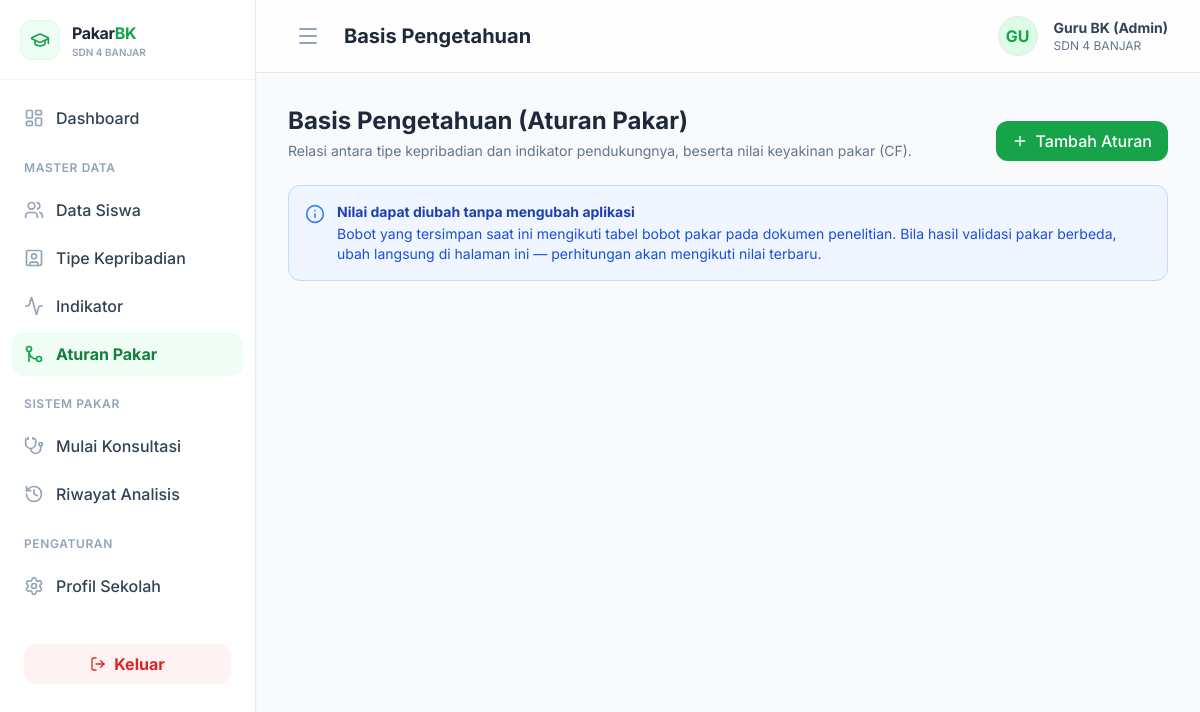
/index.php?page=aturan (signed in), run on an earlier commit of the app's database.
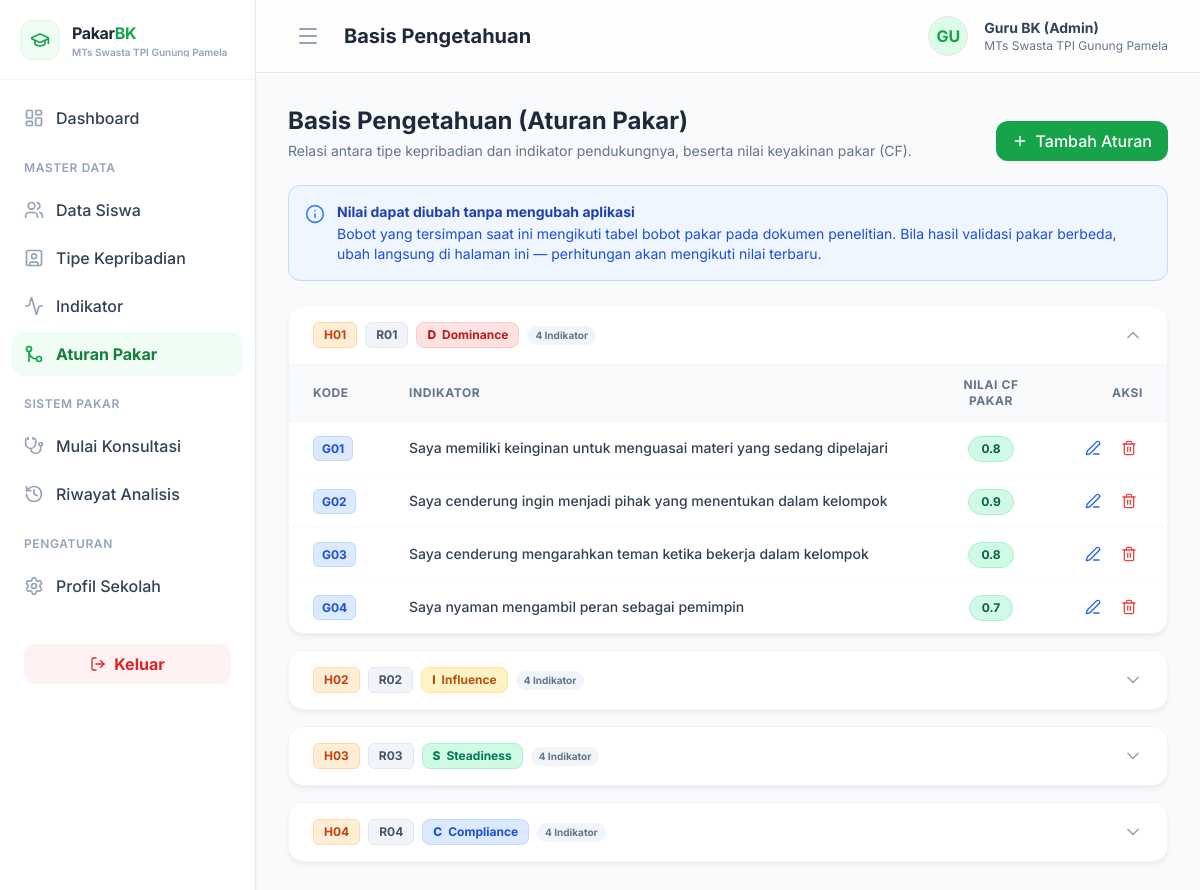
And on a later commit of the database.
### tables this page shows
CREATE TABLE `kepribadian` (
  `id_kepribadian` int NOT NULL AUTO_INCREMENT,
  `kode`           varchar(5)  NOT NULL,
  `kode_rule`      varchar(5)  NOT NULL,
  `tipe`           enum('D','I','S','C') NOT NULL,
  `nama`           varchar(50) NOT NULL,
  `deskripsi`      text,
  `rekomendasi`    text,
  PRIMARY KEY (`id_kepribadian`),
  UNIQUE KEY `kode` (`kode`),
  UNIQUE KEY `kode_rule` (`kode_rule`),
  UNIQUE KEY `tipe` (`tipe`)
);

CREATE TABLE `aturan` (
  `id_aturan`      int NOT NULL AUTO_INCREMENT,
  `id_kepribadian` int   NOT NULL,
  `id_gejala`      int   NOT NULL,
  `nilai_cf`       float NOT NULL,
  PRIMARY KEY (`id_aturan`),
  UNIQUE KEY `relasi_unik` (`id_kepribadian`,`id_gejala`),
  KEY `id_gejala` (`id_gejala`),
  CONSTRAINT `aturan_ibfk_1` FOREIGN KEY (`id_kepribadian`) REFERENCES `kepribadian` (`id_kepribadian`) ON DELETE CASCADE,
  CONSTRAINT `aturan_ibfk_2` FOREIGN KEY (`id_gejala`)      REFERENCES `gejala` (`id_gejala`)           ON DELETE CASCADE
);

CREATE TABLE `gejala` (
  `id_gejala`   int NOT NULL AUTO_INCREMENT,
  `kode_gejala` varchar(10)  NOT NULL,
  `nama_gejala` varchar(255) NOT NULL,
  PRIMARY KEY (`id_gejala`),
  UNIQUE KEY `kode_gejala` (`kode_gejala`)
);

### config/koneksi.php (called while the page is built, shortened)
<?php
spl_autoload_register(function ($class_name) {
    $file = __DIR__ . '/../models/' . $class_name . '.php';
});

### models/Kepribadian.php (called while the page is built, shortened)
<?php
class Kepribadian
{
    private $db;
    public function __construct($db)
    {
        $this->db = $db;
    }
    public function getAllKepribadian()
    {
        $stmt = $this->db->prepare("SELECT * FROM kepribadian ORDER BY kode ASC");
        $stmt->execute();
        return $stmt->fetchAll();
    }
}

### models/Aturan.php (called while the page is built, shortened)
<?php
class Aturan
{
    private $db;
    public function __construct($db)
    {
        $this->db = $db;
    }
    public function getAturanByKepribadian($id_kepribadian)
    {
        $stmt = $this->db->prepare("
            SELECT a.*, g.kode_gejala, g.nama_gejala
              FROM aturan a
              JOIN gejala g ON a.id_gejala = g.id_gejala
             WHERE a.id_kepribadian = :id_kepribadian
             ORDER BY g.kode_gejala ASC
        ");
        $stmt->bindParam(':id_kepribadian', $id_kepribadian);
        $stmt->execute();
        return $stmt->fetchAll();
    }
}

### pages/master/aturan.php (the view, shortened to what the changed rows need)
<?php
$kepribadianModel = new Kepribadian($db);
$aturanModel      = new Aturan($db);
$dataKepribadian = $kepribadianModel->getAllKepribadian();
$warnaTipe = [
    'D' => 'bg-red-100 text-red-700 border-red-200',
    'I' => 'bg-amber-100 text-amber-700 border-amber-200',
    'S' => 'bg-emerald-100 text-emerald-700 border-emerald-200',
    'C' => 'bg-blue-100 text-blue-700 border-blue-200',
];
?>
<div class="mb-6 flex flex-col md:flex-row md:justify-between md:items-end gap-4">
    <div>
        <h2 class="text-2xl font-bold text-slate-800">Basis Pengetahuan (Aturan Pakar)</h2>
    </div>
</div>
<div class="space-y-4 mb-10">
    <?php foreach($dataKepribadian as $index => $k):
        $id_kepribadian = $k['id_kepribadian'];
        $dataAturan     = $aturanModel->getAturanByKepribadian($id_kepribadian);
        $isOpen         = ($index === 0) ? 'true' : 'false';
        $cls            = $warnaTipe[$k['tipe']] ?? 'bg-slate-100 text-slate-700 border-slate-200';
    ?>
    <div class="card overflow-hidden" data-accordion>
        <button type="button" class="w-full text-left bg-white hover:bg-slate-50 px-6 py-4 flex justify-between items-center focus:outline-none transition-colors" onclick="toggleAccordion('acc-<?= $id_kepribadian ?>', this)">
            <h3 class="font-bold text-slate-800 flex items-center flex-wrap gap-2">
                <span class="bg-orange-100 text-orange-700 px-2.5 py-1 rounded-md text-xs border border-orange-200"><?= htmlspecialchars($k['kode']) ?></span>
                <span class="bg-slate-100 text-slate-600 px-2.5 py-1 rounded-md text-xs border border-slate-200"><?= htmlspecialchars($k['kode_rule']) ?></span>
                <span class="inline-flex items-center gap-1.5 px-2.5 py-1 rounded-lg text-xs font-bold border <?= $cls ?>">
                    <span class="font-extrabold"><?= htmlspecialchars($k['tipe']) ?></span> <?= htmlspecialchars($k['nama']) ?>
                </span>
                <span class="px-2 py-0.5 rounded-full text-[10px] font-bold bg-slate-100 text-slate-500"><?= count($dataAturan) ?> Indikator</span>
            </h3>
            <div class="text-slate-400 transform transition-transform duration-200 <?= $isOpen === 'true' ? 'rotate-180' : '' ?>">
                <i data-lucide="chevron-down" class="w-5 h-5"></i>
            </div>
        </button>
        <div id="acc-<?= $id_kepribadian ?>" class="transition-all duration-300 ease-in-out border-t border-slate-100 <?= $isOpen === 'true' ? '' : 'hidden' ?>">
            <div class="p-0">
                <?php if(count($dataAturan) > 0): ?>
                <div class="overflow-x-auto">
                    <table class="w-full text-left border-collapse">
                        <thead>
                            <tr class="bg-slate-50 border-b border-slate-100">
                                <th class="px-6 py-3 text-xs font-bold text-slate-500 uppercase tracking-wider w-24">Kode</th>
                                <th class="px-6 py-3 text-xs font-bold text-slate-500 uppercase tracking-wider">Indikator</th>
                                <th class="px-6 py-3 text-xs font-bold text-slate-500 uppercase tracking-wider w-32 text-center">Nilai CF Pakar</th>
                                <th class="px-6 py-3 text-xs font-bold text-slate-500 uppercase tracking-wider text-right w-28">Aksi</th>
                            </tr>
                        </thead>
                        <tbody class="divide-y divide-slate-50">
                            <?php foreach($dataAturan as $a): ?>
                            <tr class="hover:bg-slate-50/80 transition-colors">
                                <td class="px-6 py-3 text-sm">
                                    <span class="bg-blue-100 text-blue-700 px-2 py-1 rounded-md text-xs font-bold border border-blue-200"><?= $a['kode_gejala'] ?></span>
                                </td>
                                <td class="px-6 py-3 text-sm text-slate-700 font-medium"><?= htmlspecialchars($a['nama_gejala']) ?></td>
                                <td class="px-6 py-3 text-center">
                                    <span class="inline-flex items-center px-3 py-1 rounded-full text-xs font-bold bg-emerald-100 text-emerald-800 border border-emerald-200">
                                        <?= $a['nilai_cf'] ?>
                                    </span>
                                </td>
                                <td class="px-6 py-3 text-sm text-right">
                                    <button onclick='editAturan(<?= json_encode([
                                        "id"    => $a["id_aturan"],
                                        "kode"  => $a["kode_gejala"],
                                        "nama"  => $a["nama_gejala"],
                                        "tipe"  => $k["nama"],
                                        "nilai" => (float) $a["nilai_cf"],
                                    ], JSON_HEX_APOS | JSON_HEX_QUOT) ?>)' class="text-blue-600 hover:text-blue-800 p-1.5 rounded-md hover:bg-blue-50 transition-colors inline-block" title="Ubah Nilai CF">
                                        <i data-lucide="edit-3" class="w-4 h-4"></i>
                                    </button>
                                    <button onclick="confirmHapus(<?= $a['id_aturan'] ?>)" class="text-red-500 hover:text-red-700 p-1.5 rounded-md hover:bg-red-50 transition-colors ml-1 inline-block" title="Hapus Relasi">
                                        <i data-lucide="trash-2" class="w-4 h-4"></i>
                                    </button>
                                </td>
                            </tr>
                            <?php endforeach; ?>
                        </tbody>
                    </table>
                </div>
                <?php endif; ?>
            </div>
        </div>
    </div>
    <?php endforeach; ?>
</div>

### layouts/sidebar.php
<aside id="sidebar" class="w-64 bg-white border-r border-slate-200 flex flex-col h-full shrink-0 shadow-sm z-10 transition-all duration-300 overflow-hidden">
    <div class="h-20 flex items-center px-5 border-b border-slate-100 sidebar-logo gap-3">
        <?php if (!empty($GLOBALS['admin_profile']['logo_sekolah']) && file_exists($GLOBALS['admin_profile']['logo_sekolah'])): ?>
            <img src="<?= $GLOBALS['admin_profile']['logo_sekolah'] ?>" class="w-10 h-10 object-contain shrink-0 rounded" alt="Logo Sekolah">
        <?php else: ?>
            <div class="w-10 h-10 bg-brand-50 rounded-xl flex items-center justify-center border border-brand-100 shrink-0">
                <i data-lucide="graduation-cap" class="text-brand-600 w-5 h-5"></i>
            </div>
        <?php endif; ?>
        <div class="overflow-hidden menu-text">
            <span class="font-bold text-base tracking-tight text-slate-800 block leading-tight">Pakar<span class="text-brand-600">BK</span></span>
            <?php if (!empty($GLOBALS['admin_profile']['nama_sekolah'])): ?>
                <span class="text-[10px] font-semibold text-slate-400 block truncate leading-none mt-1"><?= htmlspecialchars($GLOBALS['admin_profile']['nama_sekolah']) ?></span>
            <?php endif; ?>
        </div>
    </div>
    <nav class="flex-1 overflow-y-auto py-4 px-3 space-y-1 overflow-x-hidden">
        <?php
            function getMenuClass($current_page, $menu_page) {
                if ($current_page === $menu_page) {
                    return 'flex items-center px-3 py-2.5 rounded-xl font-bold bg-brand-50 text-brand-700 transition-colors group';
                }
                return 'flex items-center px-3 py-2.5 rounded-xl hover:bg-brand-50 text-slate-700 hover:text-brand-700 font-medium transition-colors group';
            }
            function getIconClass($current_page, $menu_page) {
                if ($current_page === $menu_page) {
                    return 'w-5 h-5 mr-3 shrink-0 text-brand-600';
                }
                return 'w-5 h-5 mr-3 shrink-0 text-slate-400 group-hover:text-brand-600 transition-colors';
            }
        ?>
        <a href="index.php?page=dashboard" class="<?= getMenuClass($page, 'dashboard') ?>" title="Dashboard">
            <i data-lucide="layout-dashboard" class="<?= getIconClass($page, 'dashboard') ?>"></i>
            <span class="menu-text whitespace-nowrap">Dashboard</span>
        </a>
        <div class="pt-4 pb-2 px-3 menu-text">
            <p class="text-xs font-semibold text-slate-400 uppercase tracking-wider whitespace-nowrap">Master Data</p>
        </div>
        <a href="index.php?page=siswa" class="<?= getMenuClass($page, 'siswa') ?>" title="Data Siswa">
            <i data-lucide="users" class="<?= getIconClass($page, 'siswa') ?>"></i>
            <span class="menu-text whitespace-nowrap">Data Siswa</span>
        </a>
        <a href="index.php?page=kepribadian" class="<?= getMenuClass($page, 'kepribadian') ?>" title="Tipe Kepribadian">
            <i data-lucide="user-square" class="<?= getIconClass($page, 'kepribadian') ?>"></i>
            <span class="menu-text whitespace-nowrap">Tipe Kepribadian</span>
        </a>
        <a href="index.php?page=gejala" class="<?= getMenuClass($page, 'gejala') ?>" title="Indikator">
            <i data-lucide="activity" class="<?= getIconClass($page, 'gejala') ?>"></i>
            <span class="menu-text whitespace-nowrap">Indikator</span>
        </a>
        <a href="index.php?page=aturan" class="<?= getMenuClass($page, 'aturan') ?>" title="Aturan Pakar">
            <i data-lucide="git-merge" class="<?= getIconClass($page, 'aturan') ?>"></i>
            <span class="menu-text whitespace-nowrap">Aturan Pakar</span>
        </a>
        <div class="pt-4 pb-2 px-3 menu-text">
            <p class="text-xs font-semibold text-slate-400 uppercase tracking-wider whitespace-nowrap">Sistem Pakar</p>
        </div>
        <a href="index.php?page=konsultasi" class="<?= getMenuClass($page, 'konsultasi') ?>" title="Mulai Konsultasi">
            <i data-lucide="stethoscope" class="<?= getIconClass($page, 'konsultasi') ?>"></i>
            <span class="menu-text whitespace-nowrap">Mulai Konsultasi</span>
        </a>
        <a href="index.php?page=riwayat" class="<?= getMenuClass($page, 'riwayat') ?>" title="Riwayat Analisis">
            <i data-lucide="history" class="<?= getIconClass($page, 'riwayat') ?>"></i>
            <span class="menu-text whitespace-nowrap">Riwayat Analisis</span>
        </a>
        <div class="pt-4 pb-2 px-3 menu-text">
            <p class="text-xs font-semibold text-slate-400 uppercase tracking-wider whitespace-nowrap">Pengaturan</p>
        </div>
        <a href="index.php?page=profil" class="<?= getMenuClass($page, 'profil') ?>" title="Profil Sekolah">
            <i data-lucide="settings" class="<?= getIconClass($page, 'profil') ?>"></i>
            <span class="menu-text whitespace-nowrap">Profil Sekolah</span>
        </a>
        <div class="pt-8 px-3">
            <a href="index.php?page=logout" class="flex items-center justify-center w-full px-4 py-2 bg-red-50 text-red-600 hover:bg-red-100 font-bold rounded-xl transition-colors" title="Keluar">
                <i data-lucide="log-out" class="w-4 h-4 shrink-0"></i>
                <span class="menu-text whitespace-nowrap ml-2">Keluar</span>
            </a>
        </div>
    </nav>
</aside>
<main class="flex-1 overflow-y-auto bg-slate-50 relative flex flex-col h-screen">
    <header class="bg-white/80 backdrop-blur-md border-b border-slate-200 sticky top-0 z-10 px-8 py-4 flex justify-between items-center shrink-0">
        <div class="flex items-center">
            <button id="toggleSidebar" class="mr-4 p-2 rounded-lg text-slate-400 hover:text-brand-600 hover:bg-brand-50 transition-colors">
                <i data-lucide="menu" class="w-6 h-6"></i>
            </button>
            <h2 class="text-xl font-bold text-slate-800" id="page-title">Dashboard</h2>
        </div>
        <div class="flex items-center space-x-4">
            <?php if (!empty($GLOBALS['admin_profile']['logo_sekolah']) && file_exists($GLOBALS['admin_profile']['logo_sekolah'])): ?>
                <img src="<?= $GLOBALS['admin_profile']['logo_sekolah'] ?>" class="w-10 h-10 rounded-full object-cover border border-slate-200" alt="Logo">
            <?php else: ?>
                <div class="w-10 h-10 rounded-full bg-brand-100 flex items-center justify-center text-brand-600 font-bold border border-brand-200">
                    <?= strtoupper(substr($GLOBALS['admin_profile']['nama_lengkap'] ?? 'BK', 0, 2)) ?>
                </div>
            <?php endif; ?>
            <div>
                <p class="text-sm font-bold text-slate-700"><?= htmlspecialchars($GLOBALS['admin_profile']['nama_lengkap'] ?? 'Guru BK') ?></p>
                <p class="text-xs text-slate-500"><?= htmlspecialchars($GLOBALS['admin_profile']['nama_sekolah'] ?? 'Administrator') ?></p>
            </div>
        </div>
    </header>
    <div class="p-8">

What changed in the data, as far as the page shows it:
added kepribadian: kode "H01", kode_rule "R01", tipe "D", nama "Dominance", count($dataAturan) "4"
now on this page (row edited): aturan: id_gejala.kode_gejala "G01", id_gejala.nama_gejala "Saya memiliki keinginan untuk menguasai materi yang sedang dipelajari", nilai_cf "0.8"
now on this page (row edited): aturan: id_gejala.kode_gejala "G02", id_gejala.nama_gejala "Saya cenderung ingin menjadi pihak yang menentukan dalam kelompok", nilai_cf "0.9"
now on this page (row edited): aturan: id_gejala.kode_gejala "G03", id_gejala.nama_gejala "Saya cenderung mengarahkan teman ketika bekerja dalam kelompok", nilai_cf "0.8"
now on this page (row edited): aturan: id_gejala.kode_gejala "G04", id_gejala.nama_gejala "Saya nyaman mengambil peran sebagai pemimpin", nilai_cf "0.7"
added kepribadian: kode "H02", kode_rule "R02", tipe "I", nama "Influence", count($dataAturan) "4"
added kepribadian: kode "H03", kode_rule "R03", tipe "S", nama "Steadiness", count($dataAturan) "4"
added kepribadian: kode "H04", kode_rule "R04", tipe "C", nama "Compliance", count($dataAturan) "4"
Also different on the page:
$GLOBALS['admin_profile']['nama_sekolah']: "SDN 4 BANJAR" → "MTs Swasta TPI Gunung Pamela"
